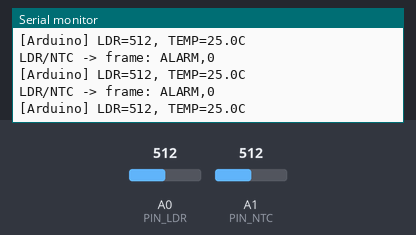
Simulated run of this sketch. Board: Arduino Uno, built with avr-gcc and run on an emulated ATmega328P. Parts: the last lines printed to the serial monitor. Inputs (shaded band) come from the test bench; at power-on: A0 (PIN_LDR) = 512, A1 (PIN_NTC) = 512.

Above: at 1.2 s.
1.3 s: A0 (PIN_LDR) set to 340
At 1.57 s:
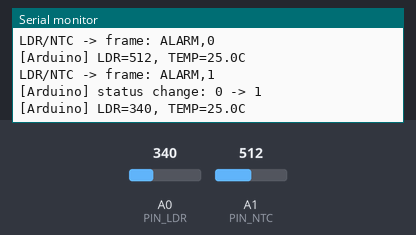
2.8 s: A1 (PIN_NTC) set to 340
At 2.97 s:
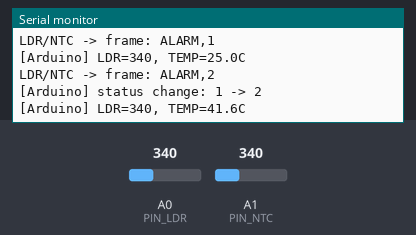
4.3 s: A0 (PIN_LDR) set to 360
At 4.37 s:
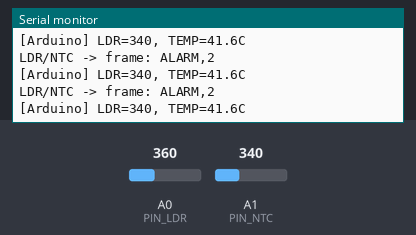
5.8 s: A1 (PIN_NTC) set to 360
At 5.97 s:
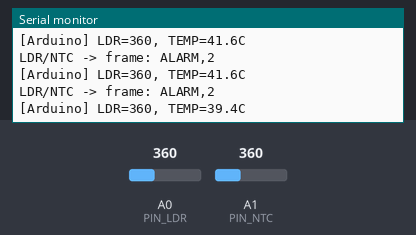
Timing chart, 0 to 8.3 s (numbered marks = the images above; inputs shaded):
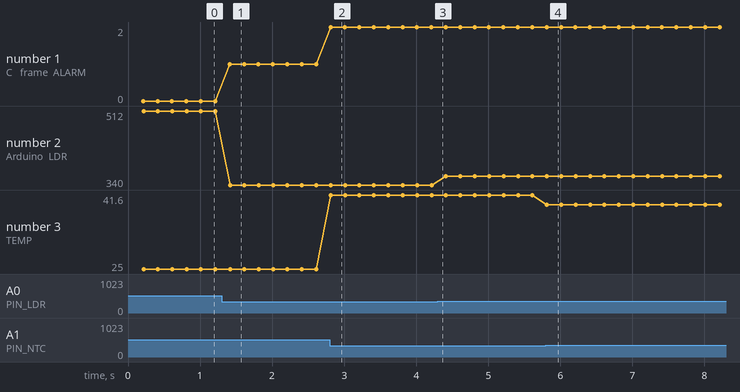

The sketch:

firmware_1_arduino_collector.ino
```cpp
#include <Arduino.h>
#include <SoftwareSerial.h>

// ------------------------------
// 硬件引脚定义（Arduino 采集端）
// ------------------------------
const int PIN_LDR = A0;      // 光敏电阻分压输出
const int PIN_NTC = A1;      // NTC 分压输出
const int PIN_SOFT_RX = 2;   // 软串口 RX（接 ESP32-C6 TX1）
const int PIN_SOFT_TX = 3;   // 软串口 TX（接 ESP32-C6 RX1，需电平保护）

SoftwareSerial gatewaySerial(PIN_SOFT_RX, PIN_SOFT_TX);

// ------------------------------
// 阈值参数（根据现场标定）
// ------------------------------
const int LDR_DARK_THRESHOLD = 350;      // 越小越暗
const int TEMP_WARN_THRESHOLD_C = 30;    // 高温警戒阈值
const int TEMP_ALARM_THRESHOLD_C = 30;   // 高温报警阈值

// NTC 简化换算参数（10k NTC + 10k 分压，B=3950）
const float NTC_BETA = 3950.0f;
const float NTC_R0 = 10000.0f;
const float T0_KELVIN = 298.15f;  // 25C
const float SERIES_RESISTOR = 10000.0f;
const float ADC_MAX = 1023.0f;    // UNO 10bit ADC
const float VREF = 5.0f;

unsigned long lastFrameMs = 0;
const unsigned long FRAME_INTERVAL_MS = 200;

int lastStatus = -1;

float ntcAdcToCelsius(int adc) {
  if (adc <= 0) {
    adc = 1;
  }
  if (adc >= (int)ADC_MAX) {
    adc = (int)ADC_MAX - 1;
  }

  float vOut = (adc / ADC_MAX) * VREF;
  float rNtc = (vOut * SERIES_RESISTOR) / (VREF - vOut);
  float invT = (1.0f / T0_KELVIN) + (1.0f / NTC_BETA) * log(rNtc / NTC_R0);
  float tKelvin = 1.0f / invT;
  return tKelvin - 273.15f;
}

int decideStatus(int ldrAdc, float tempC) {
  // 约定：0=SAFE, 1=WARN, 2=ALARM
  bool isDark = (ldrAdc < LDR_DARK_THRESHOLD);
  bool isTempAlarm = (tempC >= TEMP_ALARM_THRESHOLD_C);

  // 温度达到报警阈值时，无论光照如何都直接进入 ALARM。
  // 这样接收端会立刻执行舵机闭锁动作。
  if (isTempAlarm) {
    return 2;
  }
  if (isDark || tempC >= TEMP_WARN_THRESHOLD_C) {
    return 1;
  }
  return 0;
}

void sendAlarmFrame(int status) {
  // 维持既有协议：ALARM,status\n
  gatewaySerial.print("ALARM,");
  gatewaySerial.println(status);

  // USB 调试口打印，便于联调采样与状态判定
  Serial.print("LDR/NTC -> frame: ALARM,");
  Serial.println(status);
}

void setup() {
  Serial.begin(115200);
  gatewaySerial.begin(9600);

  pinMode(PIN_LDR, INPUT);
  pinMode(PIN_NTC, INPUT);

  Serial.println("[Arduino] Collector started");
}

void loop() {
  // 非阻塞定时发送，避免 delay 阻塞后续采样
  unsigned long now = millis();
  if (now - lastFrameMs < FRAME_INTERVAL_MS) {
    return;
  }
  lastFrameMs = now;

  int ldrAdc = analogRead(PIN_LDR);
  int ntcAdc = analogRead(PIN_NTC);
  float tempC = ntcAdcToCelsius(ntcAdc);

  int currentStatus = decideStatus(ldrAdc, tempC);

  // 采集端可持续上报帧，TX 端会做解析与无线发送
  sendAlarmFrame(currentStatus);

  // USB 串口输出诊断数据
  if (currentStatus != lastStatus) {
    Serial.print("[Arduino] status change: ");
    Serial.print(lastStatus);
    Serial.print(" -> ");
    Serial.println(currentStatus);
    lastStatus = currentStatus;
  }

  Serial.print("[Arduino] LDR=");
  Serial.print(ldrAdc);
  Serial.print(", TEMP=");
  Serial.print(tempC, 1);
  Serial.println("C");
}
```

Measured:
- after the input at 1.3 s, the serial monitor: prints a new line after 0.11 s (image 1)
- after the input at 2.8 s, the serial monitor: prints a new line at once (image 2)
- after the input at 5.8 s, the serial monitor: prints a new line at once (image 4)
- plotted number 1: 0 → 1 after the input at 1.3 s, 1 → 2 after the input at 2.8 s
- plotted number 2: 512 → 340 after the input at 1.3 s, 340 → 360 after the input at 4.3 s
- plotted number 3: 25 → 41.6 after the input at 2.8 s, 41.6 → 39.4 after the input at 5.8 s
